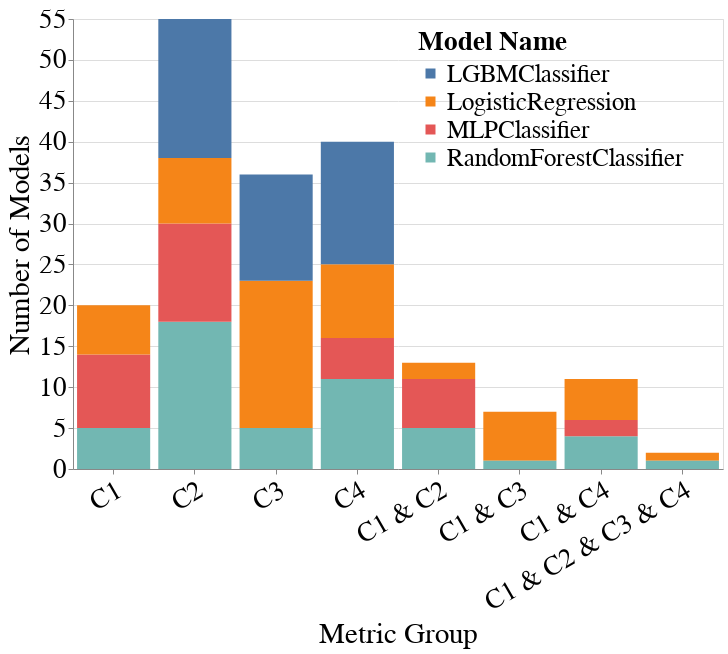

Here is the notebook cell this chart was saved with:
### Markdown cell above
## Figure 6. Responsible model selection

### Code cell
metrics_value_range_dct = {
    'Accuracy': [0.815, 0.85], # C1
    'Equalized_Odds_FPR': [-0.03, 0.03], # C2
    'Label_Stability': [0.9, 0.94], # C3
    'Label_Stability_Ratio': [1.0, 1.03], # C4
    'Accuracy&Equalized_Odds_FPR': None, # C1 + C2
    'Accuracy&Label_Stability': None, # C1 + C3
    'Accuracy&Label_Stability_Ratio': None, # C1 + C4
    'Accuracy&Equalized_Odds_FPR&Label_Stability&Label_Stability_Ratio': None, # C1 + C2 + C3 + C4
}
create_bar_plot_for_model_selection(melted_all_subgroup_metrics_per_model_dct,
                                    melted_all_group_metrics_per_model_dct,
                                    metrics_value_range_dct,
                                    group='SEX&RAC1P')

### Figure 1 — Vega-Lite specification as saved in the notebook (floating-point values rounded to 4 significant figures)
{"config": {"view": {"continuousWidth": 400, "continuousHeight": 300}, "axis": {"labelFontSize": 27, "labelFontWeight": "normal", "labelLimit": 300, "titleFontSize": 29, "titleFontWeight": "normal"}, "legend": {"labelFontSize": 25, "labelLimit": 300, "legendX": 345, "legendY": 10, "orient": "none", "symbolStrokeWidth": 4, "titleFontSize": 27, "titleLimit": 220}, "title": {"fontSize": 27}}, "data": {"name": "data-f6a0ca603cc5103ebb7b9938d260c513"}, "mark": "bar", "encoding": {"color": {"field": "Model_Name", "legend": {"title": "Model Name"}, "type": "nominal"}, "x": {"axis": {"labelAngle": -30}, "field": "Title", "sort": {"order": "ascending"}, "title": "Metric Group", "type": "nominal"}, "y": {"field": "Number_of_Models", "title": "Number of Models", "type": "quantitative"}}, "height": 450, "width": 650, "$schema": "https://vega.github.io/schema/vega-lite/v4.17.0.json", "datasets": {"data-f6a0ca603cc5103ebb7b9938d260c513": [{"Model_Name": "MLPClassifier", "Number_of_Models": 9, "Metric_Group": "Accuracy", "Alias": "C1", "Title": "C1"}, {"Model_Name": "LogisticRegression", "Number_of_Models": 6, "Metric_Group": "Accuracy", "Alias": "C1", "Title": "C1"}, {"Model_Name": "RandomForestClassifier", "Number_of_Models": 5, "Metric_Group": "Accuracy", "Alias": "C1", "Title": "C1"}, {"Model_Name": "RandomForestClassifier", "Number_of_Models": 18, "Metric_Group": "Equalized_Odds_FPR", "Alias": "C2", "Title": "C2"}, {"Model_Name": "LGBMClassifier", "Number_of_Models": 17, "Metric_Group": "Equalized_Odds_FPR", "Alias": "C2", "Title": "C2"}, {"Model_Name": "MLPClassifier", "Number_of_Models": 12, "Metric_Group": "Equalized_Odds_FPR", "Alias": "C2", "Title": "C2"}, {"Model_Name": "LogisticRegression", "Number_of_Models": 8, "Metric_Group": "Equalized_Odds_FPR", "Alias": "C2", "Title": "C2"}, {"Model_Name": "LogisticRegression", "Number_of_Models": 18, "Metric_Group": "Label_Stability", "Alias": "C3", "Title": "C3"}, {"Model_Name": "LGBMClassifier", "Number_of_Models": 13, "Metric_Group": "Label_Stability", "Alias": "C3", "Title": "C3"}, {"Model_Name": "RandomForestClassifier", "Number_of_Models": 5, "Metric_Group": "Label_Stability", "Alias": "C3", "Title": "C3"}, {"Model_Name": "LGBMClassifier", "Number_of_Models": 15, "Metric_Group": "Label_Stability_Ratio", "Alias": "C4", "Title": "C4"}, {"Model_Name": "RandomForestClassifier", "Number_of_Models": 11, "Metric_Group": "Label_Stability_Ratio", "Alias": "C4", "Title": "C4"}, {"Model_Name": "LogisticRegression", "Number_of_Models": 9, "Metric_Group": "Label_Stability_Ratio", "Alias": "C4", "Title": "C4"}, {"Model_Name": "MLPClassifier", "Number_of_Models": 5, "Metric_Group": "Label_Stability_Ratio", "Alias": "C4", "Title": "C4"}, {"Model_Name": "MLPClassifier", "Number_of_Models": 6, "Metric_Group": "Accuracy&Equalized_Odds_FPR", "Alias": "C1 & C2", "Title": "C1 & C2"}, {"Model_Name": "RandomForestClassifier", "Number_of_Models": 5, "Metric_Group": "Accuracy&Equalized_Odds_FPR", "Alias": "C1 & C2", "Title": "C1 & C2"}, {"Model_Name": "LogisticRegression", "Number_of_Models": 2, "Metric_Group": "Accuracy&Equalized_Odds_FPR", "Alias": "C1 & C2", "Title": "C1 & C2"}, {"Model_Name": "LogisticRegression", "Number_of_Models": 6, "Metric_Group": "Accuracy&Label_Stability", "Alias": "C1 & C3", "Title": "C1 & C3"}, {"Model_Name": "RandomForestClassifier", "Number_of_Models": 1, "Metric_Group": "Accuracy&Label_Stability", "Alias": "C1 & C3", "Title": "C1 & C3"}, {"Model_Name": "LogisticRegression", "Number_of_Models": 5, "Metric_Group": "Accuracy&Label_Stability_Ratio", "Alias": "C1 & C4", "Title": "C1 & C4"}, {"Model_Name": "RandomForestClassifier", "Number_of_Models": 4, "Metric_Group": "Accuracy&Label_Stability_Ratio", "Alias": "C1 & C4", "Title": "C1 & C4"}, {"Model_Name": "MLPClassifier", "Number_of_Models": 2, "Metric_Group": "Accuracy&Label_Stability_Ratio", "Alias": "C1 & C4", "Title": "C1 & C4"}, {"Model_Name": "LogisticRegression", "Number_of_Models": 1, "Metric_Group": "Accuracy&Equalized_Odds_FPR&Label_Stability&Label_Stability_Ratio", "Alias": "C1 & C2 & C3 & C4", "Title": "C1 & C2 & C3 & C4"}, {"Model_Name": "RandomForestClassifier", "Number_of_Models": 1, "Metric_Group": "Accuracy&Equalized_Odds_FPR&Label_Stability&Label_Stability_Ratio", "Alias": "C1 & C2 & C3 & C4", "Title": "C1 & C2 & C3 & C4"}]}}
